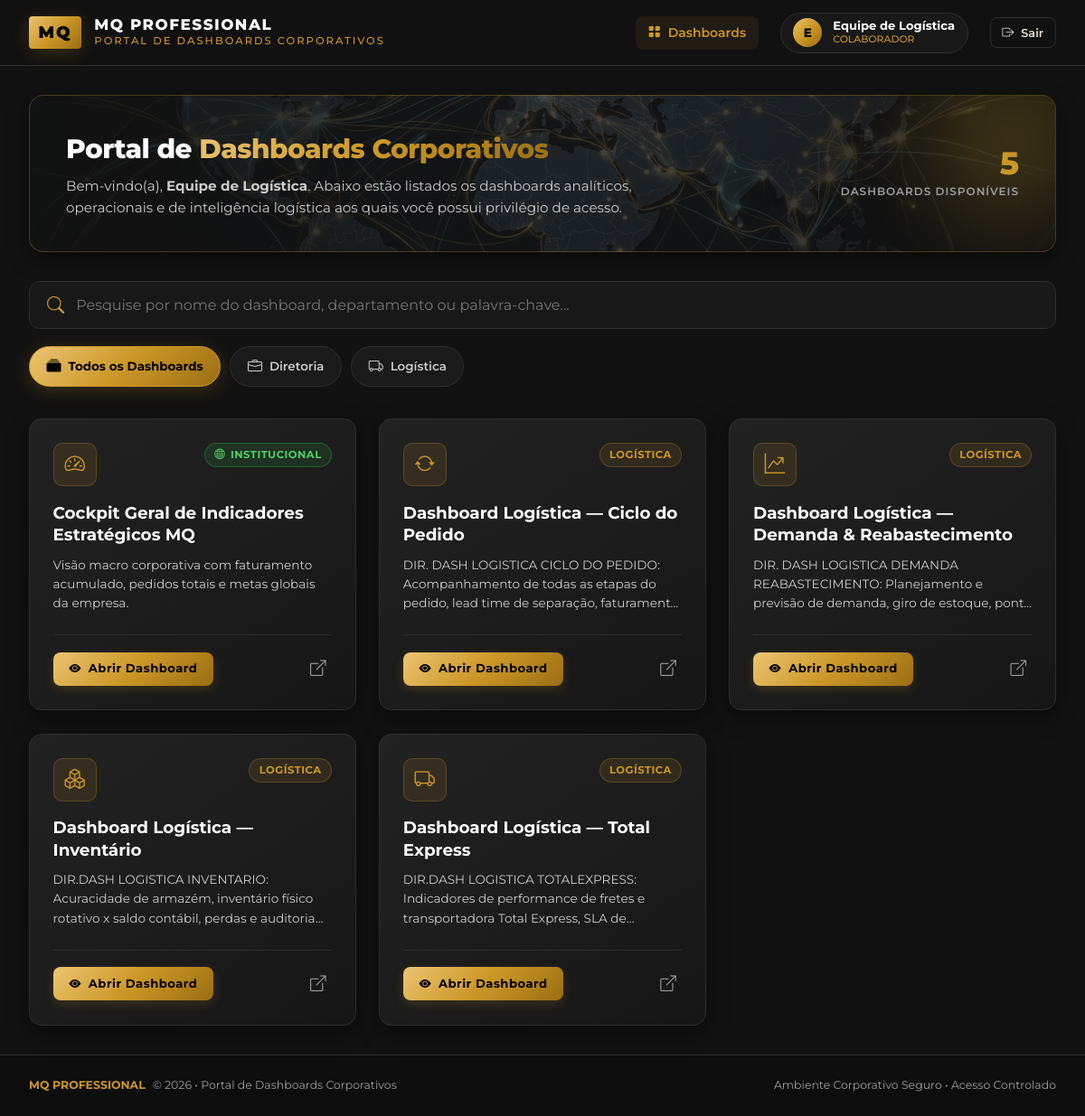
The app's page /portal (signed in) with its own data.
### tables this page shows
CREATE TABLE departments (
        id INTEGER PRIMARY KEY AUTOINCREMENT,
        name TEXT NOT NULL,
        code TEXT UNIQUE NOT NULL,
        description TEXT,
        icon TEXT DEFAULT 'bi-folder',
        color TEXT DEFAULT '#CB9727',
        created_at DATETIME DEFAULT CURRENT_TIMESTAMP
    );

CREATE TABLE reports (
        id INTEGER PRIMARY KEY AUTOINCREMENT,
        title TEXT NOT NULL,
        description TEXT,
        department_id INTEGER NOT NULL,
        embed_url TEXT NOT NULL,
        icon TEXT DEFAULT 'bi-bar-chart-line',
        is_public INTEGER DEFAULT 0, -- 1 se visível para todos os usuários logados
        display_order INTEGER DEFAULT 0,
        active INTEGER DEFAULT 1,
        created_at DATETIME DEFAULT CURRENT_TIMESTAMP,
        FOREIGN KEY (department_id) REFERENCES departments (id) ON DELETE CASCADE
    );

### app.py (the view)
@app.route('/portal')
@login_required
def portal():
    user_id = session['user_id']
    is_admin = session.get('role') == 'admin'
    selected_dept = request.args.get('dept', 'todos')
    accessible_departments = get_user_accessible_departments(user_id, is_admin)
    reports = get_reports_for_user(user_id, is_admin, selected_dept)
    return render_template(
        'index.html',
        reports=reports,
        departments=accessible_departments,
        selected_dept=selected_dept,
        total_reports=len(reports)
    )

### app.py (called while the page is built)
def login_required(f):
    @wraps(f)
    def decorated_function(*args, **kwargs):
        if 'user_id' not in session:
            flash('Por favor, faça login para acessar a Intranet.', 'warning')
            return redirect(url_for('login', next=request.url))
        return f(*args, **kwargs)
    return decorated_function

@app.context_processor
def inject_globals():
    return {
        'current_user': {
            'id': session.get('user_id'),
            'username': session.get('username'),
            'name': session.get('name'),
            'role': session.get('role'),
            'is_admin': session.get('role') == 'admin'
        } if 'user_id' in session else None
    }

### database.py (called while the page is built)
def get_db():
    conn = sqlite3.connect(Config.DATABASE)
    conn.row_factory = sqlite3.Row
    conn.execute("PRAGMA foreign_keys = ON;")
    return conn

def get_user_accessible_departments(user_id, is_admin=False):
    conn = get_db()
    if is_admin:
        depts = conn.execute('''
            SELECT DISTINCT d.*
            FROM departments d
            JOIN reports r ON r.department_id = d.id AND r.active = 1
            ORDER BY d.name ASC
        ''').fetchall()
    else:
        depts = conn.execute('''
            SELECT DISTINCT d.*
            FROM departments d
            JOIN reports r ON r.department_id = d.id AND r.active = 1
            WHERE (
                r.is_public = 1
                OR d.id IN (SELECT department_id FROM user_departments WHERE user_id = ?)
                OR r.id IN (SELECT report_id FROM user_reports WHERE user_id = ?)
            )
            ORDER BY d.name ASC
        ''', (user_id, user_id)).fetchall()
    conn.close()
    return depts

### templates/index.html (shortened to what this page needs)
{% extends "base.html" %}
{% block extra_css %}
<link rel="stylesheet" href="{{ url_for('static', filename='css/portal.css') }}">
{% endblock %}
{% block content %}
<section class="portal-hero">
    <div style="max-width: 680px; z-index: 2;">
        <h1 class="portal-hero-title">Portal de <span>Dashboards Corporativos</span></h1>
        <p class="portal-hero-desc">
            Bem-vindo(a), <strong>{{ current_user.name }}</strong>. Abaixo estão listados os dashboards analíticos, operacionais e de inteligência logística aos quais você possui privilégio de acesso.
        </p>
    </div>
    <div class="portal-hero-stats" style="z-index: 2;">
        <div class="hero-stat-card">
            <div class="hero-stat-val" id="visibleReportsCounter">{{ total_reports }}</div>
            <div class="hero-stat-lbl">Dashboards Disponíveis</div>
        </div>
    </div>
</section>
<section class="portal-filter-bar">
    <div class="search-box-wrapper">
        <input type="text" id="reportSearchInput" class="search-input" placeholder="Pesquise por nome do dashboard, departamento ou palavra-chave..." autocomplete="off">
    </div>
    <div class="dept-pills-container">
        <a href="{{ url_for('portal', dept='todos') }}" class="dept-pill {% if selected_dept == 'todos' %}active{% endif %}">
            <i class="bi bi-collection-fill"></i> Todos os Dashboards
        </a>
        {% for dept in departments %}
        <a href="{{ url_for('portal', dept=dept.code) }}" class="dept-pill {% if selected_dept == dept.code %}active{% endif %}">
            <i class="bi {{ dept.icon }}"></i> {{ dept.name }}
        </a>
        {% endfor %}
    </div>
</section>
<section class="reports-grid" id="reportsGrid">
    {% for report in reports %}
    <article class="report-card"
             data-title="{{ report.title | lower }}"
             data-desc="{{ report.description | lower }}"
             data-dept="{{ report.department_name | lower }}">
        <div>
            <div class="report-card-top">
                <div class="report-icon-box">
                    <i class="bi {{ report.icon }}"></i>
                </div>
                <div>
                    {% if report.is_public %}
                    <span class="mq-badge mq-badge-public">
                        <i class="bi bi-globe"></i> Institucional
                    </span>
                    {% else %}
                    <span class="mq-badge" style="background: rgba(203, 151, 39, 0.12); color: {{ report.department_color }}; border: 1px solid {{ report.department_color }}44;">
                        {{ report.department_name }}
                    </span>
                    {% endif %}
                </div>
            </div>
            <h2 class="report-title">{{ report.title }}</h2>
            <p class="report-desc">{{ report.description or 'Relatório analítico e operacional de inteligência de negócios MQ Professional.' }}</p>
        </div>
        <div class="report-card-footer">
            <a href="{{ url_for('view_report', report_id=report.id) }}" class="btn-mq-gold" style="padding: 0.55rem 1.1rem; font-size: 0.82rem;">
                <i class="bi bi-eye-fill"></i> Abrir Dashboard
            </a>
            <a href="{{ report.embed_url }}" target="_blank" rel="noopener noreferrer" class="report-external-link" title="Abrir diretamente no Power BI em nova guia">
                <i class="bi bi-box-arrow-up-right"></i>
            </a>
        </div>
    </article>
    {% endfor %}
</section>
{% endblock %}

### templates/base.html (shortened to what this page needs)
<!DOCTYPE html>
<html lang="pt-BR">
<head>
    <link rel="stylesheet" href="{{ url_for('static', filename='css/mq_theme.css') }}">
    {% block extra_css %}{% endblock %}
</head>
<body>
    {% if current_user %}
    <header class="mq-navbar">
        <div class="mq-brand">
            <a href="{{ url_for('portal') }}" style="display: flex; align-items: center; gap: 0.9rem; text-decoration: none;">
                <span class="mq-logo-badge">MQ</span>
                <div class="mq-brand-text">
                    <span class="mq-brand-title">MQ PROFESSIONAL</span>
                    <span class="mq-brand-sub">Portal de Dashboards Corporativos</span>
                </div>
            </a>
        </div>
        <nav class="mq-nav-menu">
            <a href="{{ url_for('portal') }}" class="mq-nav-link {% if request.endpoint == 'portal' %}active{% endif %}">
                <i class="bi bi-grid-fill"></i> Dashboards
            </a>
            <a href="{{ url_for('profile') }}" class="mq-user-pill" title="Meu Perfil e Senha">
                <div class="mq-avatar">
                    {{ current_user.name[:1] | upper }}
                </div>
                <div class="mq-user-info">
                    <span class="mq-user-name">{{ current_user.name }}</span>
                    <span class="mq-user-role">
                        {% if current_user.is_admin %}ADMINISTRADOR{% else %}COLABORADOR{% endif %}
                    </span>
                </div>
            </a>
            <a href="{{ url_for('logout') }}" class="btn-mq-outline" style="padding: 0.4rem 0.8rem; font-size: 0.8rem;" title="Encerrar Sessão">
                <i class="bi bi-box-arrow-right"></i> Sair
            </a>
        </nav>
    </header>
    {% endif %}
    <main class="mq-main-content">
        {% block content %}{% endblock %}
    </main>
    <footer class="mq-footer">
        <div class="mq-footer-copy">
            <span class="mq-footer-gold">MQ PROFESSIONAL</span> &copy; 2026 • Portal de Dashboards Corporativos
        </div>
        <div>
            <span>Ambiente Corporativo Seguro • Acesso Controlado</span>
        </div>
    </footer>
</body>
</html>

### static/css/portal.css (style rules this page uses)
.portal-hero { background: radial-gradient(circle at top right, rgba(203, 151, 39, 0.15) 0%, transparent 60%), linear-gradient(180deg, #181818 0%, #121212 100%); border: 1px solid var(--mq-border); border-radius: 16px; padding: 2.2rem 2.5rem; margin-bottom: 2rem; display: flex; justify-content: space-between; align-items: center; position: relative; overflow: hidden; box-shadow: var(--shadow-card); }
.portal-hero::before { content: ''; position: absolute; top: -40px; right: -40px; width: 180px; height: 180px; background: var(--mq-gold-glow); border-radius: 50%; filter: blur(50px); pointer-events: none; }
.portal-hero-title { font-size: 1.85rem; font-weight: 800; color: var(--mq-white); letter-spacing: -0.5px; margin-bottom: 0.5rem; }
.portal-hero-title span { background: var(--mq-grad-gold); -webkit-background-clip: text; -webkit-text-fill-color: transparent; }
.portal-hero-desc { color: var(--mq-gray-light); font-size: 0.95rem; max-width: 650px; line-height: 1.6; }
.portal-hero-stats { display: flex; gap: 2rem; }
.hero-stat-card { text-align: right; border-left: 1px solid var(--mq-border); padding-left: 1.5rem; }
.hero-stat-val { font-size: 2.2rem; font-weight: 800; color: var(--mq-gold); line-height: 1; }
.hero-stat-lbl { font-size: 0.75rem; text-transform: uppercase; letter-spacing: 1px; color: var(--mq-gray-muted); font-weight: 600; margin-top: 0.35rem; }
.portal-filter-bar { display: flex; flex-direction: column; gap: 1.2rem; margin-bottom: 2.2rem; }
.search-box-wrapper { position: relative; width: 100%; }
.search-input { width: 100%; padding: 1rem 1rem 1rem 3.2rem; background: #181818; border: 1px solid var(--mq-border); border-radius: 12px; font-family: var(--font-main); font-size: 1rem; color: var(--mq-white); transition: var(--transition-smooth); }
.dept-pills-container { display: flex; flex-wrap: wrap; gap: 0.65rem; align-items: center; }
.dept-pill { display: inline-flex; align-items: center; gap: 0.5rem; padding: 0.6rem 1.15rem; border-radius: 30px; background: #1a1a1a; border: 1px solid var(--mq-border); color: var(--mq-gray-light); font-size: 0.84rem; font-weight: 600; cursor: pointer; transition: var(--transition-smooth); text-decoration: none; }
.dept-pill i { font-size: 1rem; }
.dept-pill.active { background: var(--mq-grad-gold); color: var(--mq-black); border-color: var(--mq-gold); font-weight: 700; box-shadow: var(--shadow-gold); }
.dept-pill.active i { color: var(--mq-black); }
.reports-grid { display: grid; grid-template-columns: repeat(auto-fill, minmax(340px, 1fr)); gap: 1.6rem; }
.report-card { background: var(--mq-grad-card); border: 1px solid var(--mq-border); border-radius: 14px; padding: 1.6rem; display: flex; flex-direction: column; justify-content: space-between; transition: var(--transition-smooth); position: relative; box-shadow: var(--shadow-card); overflow: hidden; }
.report-card::after { content: ''; position: absolute; top: 0; left: 0; right: 0; height: 3px; background: transparent; transition: var(--transition-smooth); }
.report-card-top { display: flex; align-items: flex-start; justify-content: space-between; margin-bottom: 1.1rem; }
.report-icon-box { width: 48px; height: 48px; border-radius: 10px; background: rgba(203, 151, 39, 0.12); border: 1px solid rgba(203, 151, 39, 0.25); display: flex; align-items: center; justify-content: center; color: var(--mq-gold); font-size: 1.4rem; transition: var(--transition-smooth); }
.report-title { font-size: 1.15rem; font-weight: 700; color: var(--mq-white); line-height: 1.35; margin-bottom: 0.6rem; }
.report-desc { font-size: 0.85rem; color: var(--mq-gray-light); line-height: 1.55; margin-bottom: 1.5rem; display: -webkit-box; -webkit-line-clamp: 3; -webkit-box-orient: vertical; overflow: hidden; }
.report-card-footer { border-top: 1px solid var(--mq-border); padding-top: 1.1rem; display: flex; align-items: center; justify-content: space-between; }
.report-external-link { color: var(--mq-gray-muted); font-size: 1.1rem; padding: 0.4rem; border-radius: 6px; transition: var(--transition-smooth); }

### records on screen
departments: name "Diretoria"
departments: name "Logística"
reports: is_public 1 (drawn), title "Cockpit Geral de Indicadores Estratégicos MQ", description "Visão macro corporativa com faturamento acumulado, pedidos totais e metas globais da empresa."
reports: department_name "LOGÍSTICA", title "Dashboard Logística — Ciclo do Pedido", description "DIR. DASH LOGISTICA CICLO DO PEDIDO: Acompanhamento de todas as etapas do pedido, lead time de separação,…"
reports: department_name "LOGÍSTICA", title "Dashboard Logística — Demanda & Reabastecimento", description "DIR. DASH LOGISTICA DEMANDA REABASTECIMENTO: Planejamento e previsão de demanda, giro de estoque,…"
reports: department_name "LOGÍSTICA", title "Dashboard Logística — Inventário", description "DIR.DASH LOGISTICA INVENTARIO: Acuracidade de armazém, inventário físico rotativo x saldo contábil, perdas e…"
reports: department_name "LOGÍSTICA", title "Dashboard Logística — Total Express", description "DIR.DASH LOGISTICA TOTALEXPRESS: Indicadores de performance de fretes e transportadora Total Express, SLA…"

### other values on screen
{{ current_user.name[:1] | upper }} "E"
{{ current_user.name }} "Equipe de Logística"
{{ total_reports }} "5"
